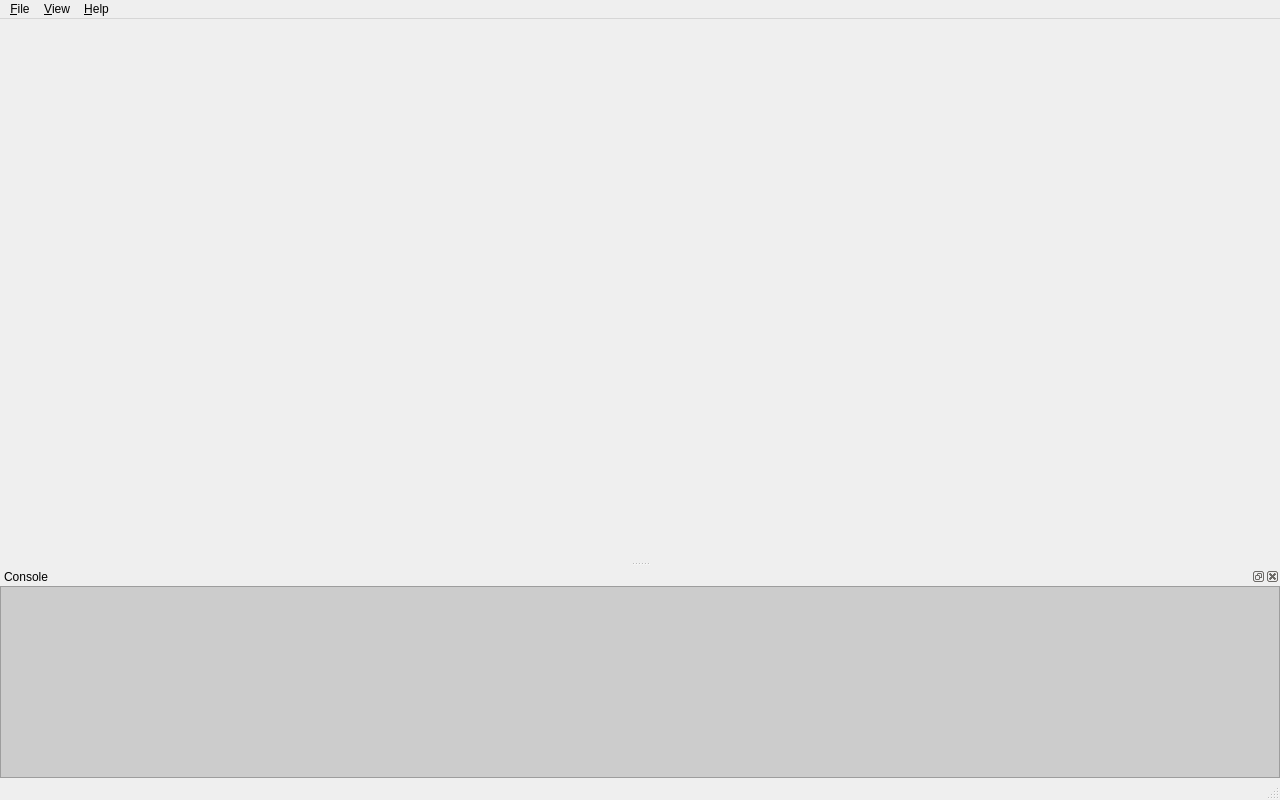
<?xml version="1.0" encoding="UTF-8"?>
<ui version="4.0">
 <class>MainWindow</class>
 <widget class="QMainWindow" name="MainWindow">
  <property name="geometry">
   <rect>
    <x>0</x>
    <y>0</y>
    <width>1280</width>
    <height>800</height>
   </rect>
  </property>
  <property name="windowTitle">
   <string>{{cookiecutter.repo_name}}</string>
  </property>
  <property name="documentMode">
   <bool>true</bool>
  </property>
  <widget class="QWidget" name="centralwidget">
   <layout class="QVBoxLayout" name="verticalLayout">
    <property name="leftMargin">
     <number>0</number>
    </property>
    <property name="topMargin">
     <number>0</number>
    </property>
    <property name="rightMargin">
     <number>0</number>
    </property>
    <property name="bottomMargin">
     <number>0</number>
    </property>
   </layout>
  </widget>
  <widget class="QMenuBar" name="menubar">
   <property name="geometry">
    <rect>
     <x>0</x>
     <y>0</y>
     <width>1280</width>
     <height>26</height>
    </rect>
   </property>
   <property name="defaultUp">
    <bool>false</bool>
   </property>
   <widget class="QMenu" name="menuFile">
    <property name="title">
     <string>&amp;File</string>
    </property>
    <addaction name="actionNew_Project"/>
    <addaction name="actionOpen_Project"/>
    <addaction name="actionSave"/>
    <addaction name="actionSave_As"/>
    <addaction name="separator"/>
    <addaction name="actionExit"/>
   </widget>
   <widget class="QMenu" name="menuHelp">
    <property name="title">
     <string>&amp;Help</string>
    </property>
    <addaction name="actionDocumentation"/>
    <addaction name="actionAbout"/>
   </widget>
   <widget class="QMenu" name="menuView">
    <property name="title">
     <string>&amp;View</string>
    </property>
    <addaction name="actionConsole_Visibility"/>
   </widget>
   <addaction name="menuFile"/>
   <addaction name="menuView"/>
   <addaction name="menuHelp"/>
  </widget>
  <widget class="QStatusBar" name="statusbar"/>
  <widget class="QDockWidget" name="console_dock">
   <property name="sizePolicy">
    <sizepolicy hsizetype="Preferred" vsizetype="Preferred">
     <horstretch>1</horstretch>
     <verstretch>0</verstretch>
    </sizepolicy>
   </property>
   <property name="minimumSize">
    <size>
     <width>95</width>
     <height>113</height>
    </size>
   </property>
   <property name="windowTitle">
    <string>Console</string>
   </property>
   <attribute name="dockWidgetArea">
    <number>8</number>
   </attribute>
   <widget class="QWidget" name="dockWidgetContents_2">
    <layout class="QGridLayout" name="gridLayout_2">
     <property name="leftMargin">
      <number>0</number>
     </property>
     <property name="topMargin">
      <number>0</number>
     </property>
     <property name="rightMargin">
      <number>0</number>
     </property>
     <property name="bottomMargin">
      <number>0</number>
     </property>
     <item row="0" column="0">
      <widget class="QPlainTextEdit" name="console">
       <property name="sizePolicy">
        <sizepolicy hsizetype="Preferred" vsizetype="Preferred">
         <horstretch>0</horstretch>
         <verstretch>0</verstretch>
        </sizepolicy>
       </property>
       <property name="styleSheet">
        <string notr="true">background-color:#CCCCCC;</string>
       </property>
       <property name="readOnly">
        <bool>true</bool>
       </property>
       <property name="maximumBlockCount">
        <number>200</number>
       </property>
       <property name="centerOnScroll">
        <bool>false</bool>
       </property>
      </widget>
     </item>
    </layout>
   </widget>
  </widget>
  <action name="actionPreferences">
   <property name="text">
    <string>Preferences</string>
   </property>
   <property name="shortcut">
    <string>Ctrl+,</string>
   </property>
  </action>
  <action name="actionExit">
   <property name="text">
    <string>Exit</string>
   </property>
   <property name="shortcut">
    <string>Ctrl+Q</string>
   </property>
  </action>
  <action name="actionNew_Project">
   <property name="text">
    <string>New Project</string>
   </property>
   <property name="shortcut">
    <string>Ctrl+N</string>
   </property>
  </action>
  <action name="actionSave">
   <property name="text">
    <string>Save</string>
   </property>
   <property name="shortcut">
    <string>Ctrl+S</string>
   </property>
  </action>
  <action name="actionOpen_Project">
   <property name="text">
    <string>Open</string>
   </property>
   <property name="shortcut">
    <string>Ctrl+O</string>
   </property>
  </action>
  <action name="actionDocumentation">
   <property name="text">
    <string>Documentation</string>
   </property>
  </action>
  <action name="actionAbout">
   <property name="text">
    <string>About</string>
   </property>
  </action>
  <action name="actionConsole_Visibility">
   <property name="checkable">
    <bool>true</bool>
   </property>
   <property name="checked">
    <bool>true</bool>
   </property>
   <property name="text">
    <string>Console Visibility</string>
   </property>
   <property name="shortcut">
    <string>Ctrl+`</string>
   </property>
  </action>
  <action name="actionSave_As">
   <property name="text">
    <string>Save As</string>
   </property>
   <property name="shortcut">
    <string>Ctrl+Shift+S</string>
   </property>
  </action>
 </widget>
 <resources/>
 <connections>
  <connection>
   <sender>actionConsole_Visibility</sender>
   <signal>toggled(bool)</signal>
   <receiver>console_dock</receiver>
   <slot>setVisible(bool)</slot>
   <hints>
    <hint type="sourcelabel">
     <x>-1</x>
     <y>-1</y>
    </hint>
    <hint type="destinationlabel">
     <x>639</x>
     <y>726</y>
    </hint>
   </hints>
  </connection>
 </connections>
</ui>
